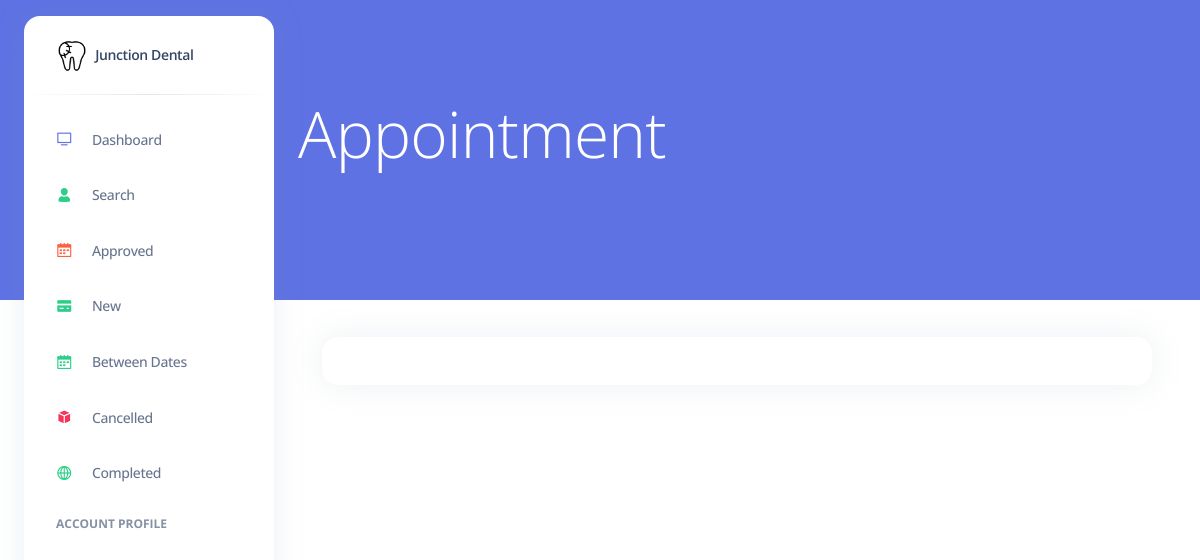
The app's page /Dashboard/PatientAppointmentDetails/62 (signed in), older data.
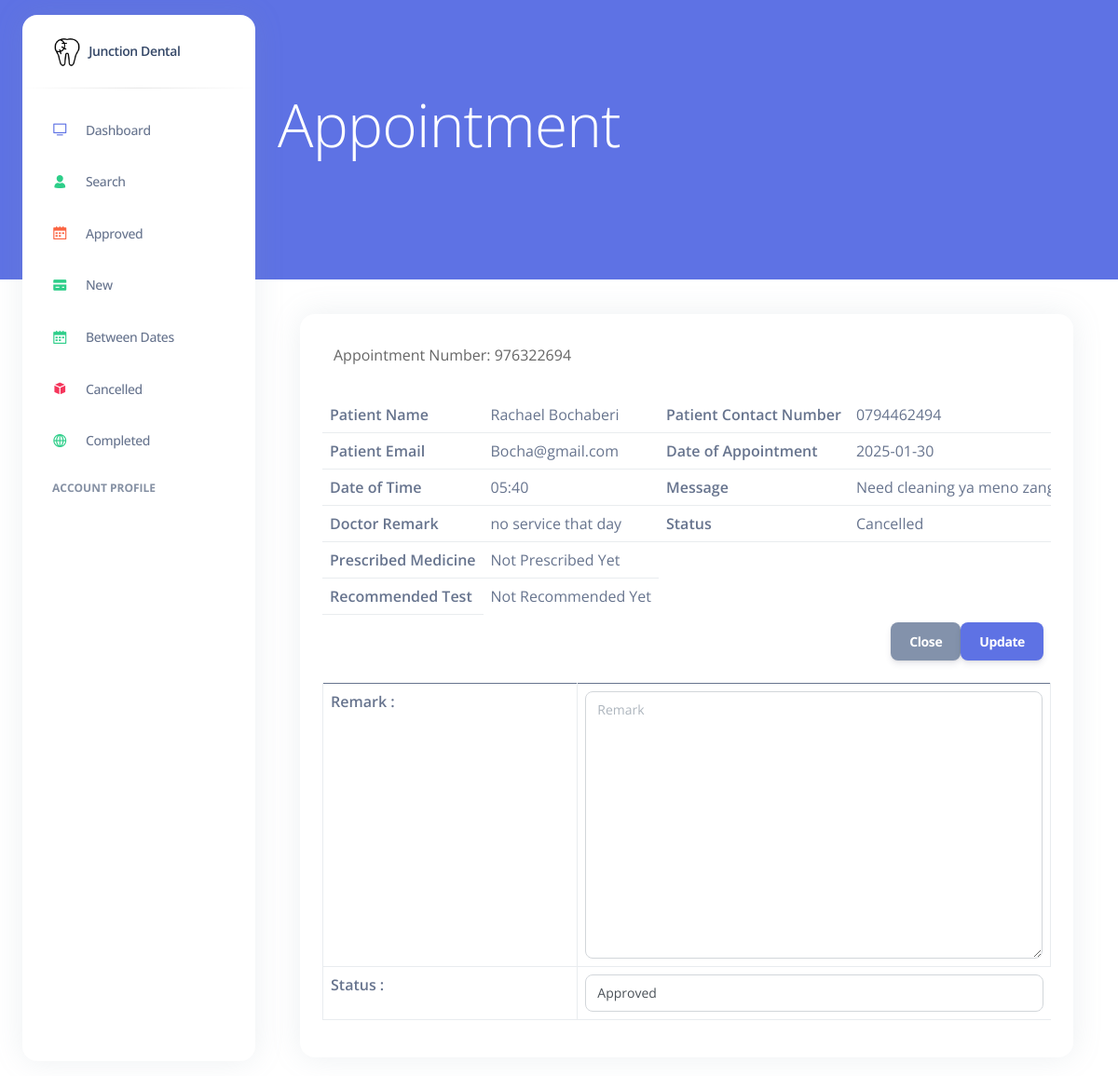
The same page, newer data.
### Appointment/models.py (models this page shows, shortened)
class Appointment(models.Model):
    appointment_number = models.IntegerField(default=0, null='TRUE')
    appointee = models.ForeignKey(User, on_delete=models.CASCADE, related_name='patients', null=True, blank=False)
    fullname = models.CharField(max_length=250)
    mobile_number = models.CharField(max_length=11)
    email = models.EmailField(max_length=100)
    date_of_appointment = models.CharField(max_length=250)
    time_of_appointment = models.CharField(max_length=250)
    doctor_id = models.ForeignKey(DoctorReg, blank=True, null=True, on_delete=models.CASCADE)
    worry_id = models.ForeignKey(Specialization, on_delete=models.CASCADE, default=0, null=False)
    additional_msg = models.TextField(blank=True)
    remark = models.CharField(max_length=250, default=0)
    status = models.CharField(default=0, max_length=200)
    prescription = models.TextField(blank=True, default=0)
    recommended_test = models.TextField(blank=True, default=0)
    created_at = models.DateTimeField(auto_now_add=True)
    updated_at = models.DateTimeField(auto_now=True)
    appoint_status = models.CharField('Status', max_length=10, null=True, choices=APPOINTMENT_STATUS_CHOICES, blank=False, )
    payment = models.BooleanField('Payment', default=False, blank=True, null=True, choices=PAYMENT_CHOICES)

### Dashboard/views.py (the view)
# urls.py: path('PatientAppointmentDetails/<str:id>', Patient_Appointment_Details,name='patientappointmentdetails'),
@login_required(login_url='/accounts/login/')
def Patient_Appointment_Details(request, id):
    patientdetails = Appointment.objects.filter(id=id)
    context = {'patientdetails': patientdetails, 'app_word': 'Details'
               }
    return render(request, 'dashboard/includes/patient_appointment_details.html', context)

### Templates/dashboard/includes/patient_appointment_details.html (shortened to what this page needs)
{% extends 'dashboard/base.html' %}
{% block content %}
<div class="container-fluid page-header py-5 mb-5 wow fadeIn" data-wow-delay="0.1s">
    <div class="container py-5">
        <h1 class="display-3 text-white mb-3 animated slideInDown">Appointment</h1>
    </div>
</div>
<div class="container-xxl py-1">
    <div class="container">
    <div class="row">
    <div class="col-sm-20">
    <div class="card card- table">
    <div class="card-body">
    <div class="table-responsive">
    <table class="table table-hover table-center mb-0 datatable">
      {% for i in patientdetails %}
      <tr><label style="font-size: medium;text-align: center;">Appointment Number: {{i.appointment_number}}</label></tr>
        <tr>
            <th>Patient Name</th>
            <td>{{i.fullname}}</td>
            <th>Patient Contact Number</th>
            <td>{{i.mobile_number}}</td>
          </tr>
          <tr>
            <th>Patient Email</th>
            <td>{{i.email}}</td>
            <th>Date of Appointment</th>
            <td>{{i.date_of_appointment}}</td>
          </tr>
          <tr>
            <th>Date of Time</th>
            <td>{{i.time_of_appointment}}</td>
            <th>Message</th>
            <td>{{i.additional_msg}}</td>
          </tr>
          <tr>
            {% if i.status == '0' %}
            <th>Doctor Remark</th>
            <td>Not Updatet Yet</td>
            {% else %}
            <tr>
            <th>Doctor Remark</th>
            <td>{{ i.remark}}</td>{% endif %}
              {% if i.status == '0' %}
              <th>Staus</th>
              <td>Not Updatet Yet</td>
              {% else %}
              <th>Status</th>
              <td>{{ i.status}}</td> {% endif %}
              </tr>
              <tr>
                {% if i.status == 'Completed' %}
                <th>Prescribed Medicine</th>
                <td>{{ i.prescription}}</td>
                {% else %}
                <th>Prescribed Medicine</th>
                <td>Not Prescribed Yet</td> {% endif %}
                </tr>
                <tr>
                  {% if i.status == 'Completed' %}
                  <th>Recommended Test</th>
                  <td>{{ i.recommendedtest}}</td>
                  {% else %}
                  <th>Recommended Test</th>
                    <td>Not Recommended Yet</td>
                         <div class="modal-body">
                                                              <table class="table table-bordered table-hover data-tables">
                                                                  <form method="POST" action="{% url 'patient_appointment_details_remark'%}">
                   <tr>
                  <th>Remark :</th>
                  <td>
                  <textarea name="remark" placeholder="Remark" rows="12" cols="14" class="form-control wd-450" required="true"></textarea></td>
                </tr>
                <tr>
                  <th>Status :</th>
                  <td>
                 <select name="status" class="form-control wd-450" required>
                   <option value="Approved" selected="true">Approved</option>
                 </select></td>
                </tr>
                                                    <div class="modal-footer">
               <button type="button" class="btn btn-secondary" data-dismiss="modal">Close</button>
               <button type="submit" name="submit" class="btn btn-primary">Update</button>
              </div>
                                                      </form>
                 </table>
              </div>
                   {% endif %}
                  </tr>
    </table>
              {% endfor %}
                        </div>
    </div>
    </div>
    </div>
    </div>
</div>
{% endblock %}

### Templates/dashboard/base.html (shortened to what this page needs)
{% extends 'accounts/base-fullscreen.html' %}
{% load static %}
{% block overlay %}
  <div class="min-height-300 bg-primary position-absolute w-100"></div>
{% endblock overlay %}

### Templates/accounts/base-fullscreen.html (shortened to what this page needs)
{% load i18n static %}
{% get_current_language as LANGUAGE_CODE %}
{% get_current_language_bidi as LANGUAGE_BIDI %}
<html lang="en">
<head>
  <link href="{% static 'accounts/css/nucleo-icons.css' %}" rel="stylesheet" />
  <link href="{% static 'accounts/css/nucleo-svg.css' %}" rel="stylesheet" />
  <link id="pagestyle" href="{% static 'accounts/css/argon-dashboard.css' %}" rel="stylesheet" />
  <link id="pageformstyle" href="{% static 'accounts/css/forms.css' %}" rel="stylesheet" />
  <link id="widgets" href="{% static 'accounts/css/widgets.css' %}" rel="stylesheet" />
</head>
<body class="g-sidenav-show bg-gray -100">
{% block overlay %}{% endblock overlay %}
{% block sidebar %}
      {% include "accounts/includes/sidebar.html" %}
    {% endblock sidebar %}
<main class="main-content position-relative max-height-vh-100 h-10 border-radius-lg ">
{% block content %}
{% endblock content %}
</main>
</body>
</html>

### Templates/accounts/includes/sidebar.html (shortened to what this page needs)
{% load i18n static  %}
<aside class="sidenav bg-white navbar navbar-vertical navbar-expand-xs border-0 border-radius-xl my-3 fixed-start ms-4 " id="sidenav-main">
  <div class="sidenav-header">
    <a class="navbar-brand m-0" href="/Dashboard">
      <img src="{% static 'icon/Junction_Dental.png' %}" class="navbar-brand-img h-100" alt="main_logo">
      <span class="ms-1 font-weight-bold">Junction Dental</span>
    </a>
  </div>
  <hr class="horizontal dark mt-0">
  <div class="collapse navbar-collapse  w-auto " id="sidenav-collapse-main">
    <ul class="navbar-nav">
      <li class="nav-item">
          {% if request.user.is_superuser %}
          <a href="{% url 'admin:index' %}" class="nav-link {% if 'index' in segment %} active {% endif %}">
          {% else %}
          <a href="{% url 'login' %}" class="nav-link {% if 'index' in segment %} active {% endif %}">
          {% endif %}
          <div class="icon icon-shape icon-sm border-radius-md text-center me-2 d-flex align-items-center justify-content-center">
            <i class="ni ni-tv-2 text-primary text-sm opacity-10"></i>
          </div>
          <span class="nav-link-text ms-1">Dashboard</span>
        </a>
          </a></li>
    {% if request.user.is_authenticated and  request.user.is_superuser %}
         <li class="nav-item">
        <a class="nav-link " href="{% url 'search_appointment' %}">
          <div class="icon icon-shape icon-sm border-radius-md text-center me-2 d-flex align-items-center justify-content-center">
            <i class="ni ni-single-02 text-success text-sm opacity-10"></i>
          </div>
          <span class="nav-link-text ms-1">Search</span>
        </a>
      </li>
      <li class="nav-item">
        <a class="nav-link " href="{% url 'patient_approved_appointment' %}">
          <div class="icon icon-shape icon-sm border-radius-md text-center me-2 d-flex align-items-center justify-content-center">
            <i class="ni ni-calendar-grid-58 text-warning text-sm opacity-10"></i>
          </div>
          <span class="nav-link-text ms-1">Approved</span>
        </a>
      </li>
      <li class="nav-item">
        <a class="nav-link " href="{% url 'patient_new_appointment' %}">
          <div class="icon icon-shape icon-sm border-radius-md text-center me-2 d-flex align-items-center justify-content-center">
            <i class="ni ni-credit-card text-success text-sm opacity-10"></i>
          </div>
          <span class="nav-link-text ms-1">New </span>
        </a>
      </li>
        <li class="nav-item">
        <a class="nav-link " href="{% url 'between_date_report' %}">
          <div class="icon icon-shape icon-sm border-radius-md text-center me-2 d-flex align-items-center justify-content-center">
            <i class="ni ni-calendar-grid-58 text-success text-sm opacity-10"></i>
          </div>
          <span class="nav-link-text ms-1">Between Dates</span>
        </a>
      </li>
      <li class="nav-item">
        <a class="nav-link " href="{% url 'patient_cancelled_appointment' %}">
          <div class="icon icon-shape icon-sm border-radius-md text-center me-2 d-flex align-items-center justify-content-center">
            <i class="ni ni-app text-danger text-sm opacity-10"></i>
          </div>
          <span class="nav-link-text ms-1">Cancelled</span>
        </a>
      </li>
      <li class="nav-item">
        <a class="nav-link " href="{% url 'patient_appointment_completed' %}">
          <div class="icon icon-shape icon-sm border-radius-md text-center me-2 d-flex align-items-center justify-content-center">
            <i class="ni ni-world-2 text-success text-sm opacity-10"></i>
          </div>
          <span class="nav-link-text ms-1">Completed</span>
        </a>
      </li>
      <li class="nav-item mt-3">
        <h6 class="ps-4 ms-2 text-uppercase text-xs font-weight-bolder opacity-6">Account Profile</h6>
      </li>
      <li class="nav-item">
        <a class="nav-link " href="{% url 'patient_list_appointment' %}">
        </a>
      </li>
      {% endif %}
    </ul>
  </div>
</aside>

### Templates/clinic/includes/messages.html (shortened to what this page needs)
{% load static %}

### Templates/accounts/includes/scripts.html (shortened to what this page needs)
  {% load static %}

### static/accounts/css/nucleo-svg.css (style rules this page uses)
.icon { display: inline-block; color: #111111; height: 1em; width: 1em; }
.icon-sm { height: 0.8em; width: 0.8em; }
.icon { fill: currentColor; stroke: none; }

### static/accounts/css/forms.css (style rules this page uses)
label { font-weight: normal; color: #666; font-size: 13px; }
input[type="text"], input[type="email"], input[type="password"], select { display: block; width: 100%; padding: 0.5rem 20px; font-size: 0.875rem; font-weight: 400; line-height: 1.5rem; color: #495057; background-color: transparent; background-clip: padding-box; border: 1px solid #d2d6da; appearance: none; border-radius: 0.375rem; transition: 0.2s ease; }

Row changes from the older to the newer data that the page shows:
added Appointment: appointment_number "976322694", fullname "Rachael Bochaberi", mobile_number "0794462494", email "Bocha@gmail.com", date_of_appointment "2025-01-30", time_of_appointment "05:40", additional_msg "Need cleaning ya meno…", remark "no service that day", status "Cancelled", shows "Prescribed Medicine"
